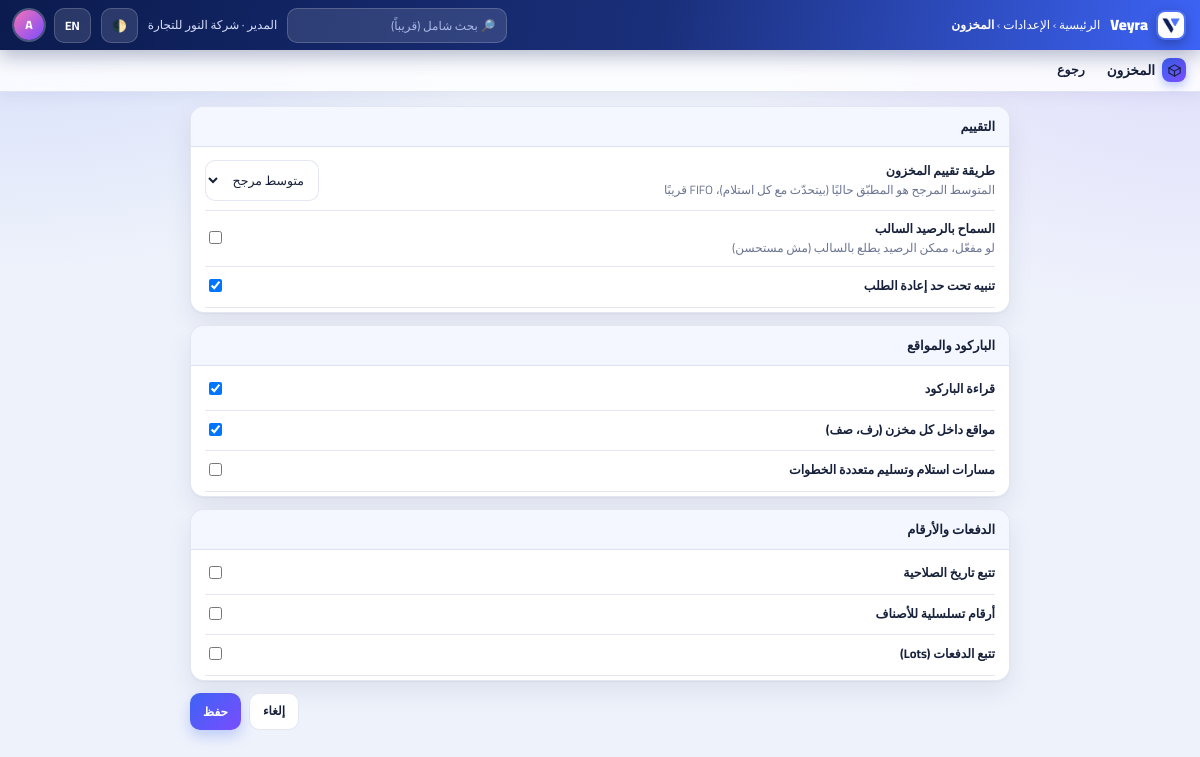
/settings/inventory/ (signed in), run on the app's committed database.
### core/models.py (models this page shows, shortened)
class TimeStampedModel(models.Model):
    created_at = models.DateTimeField(auto_now_add=True)
    updated_at = models.DateTimeField(auto_now=True)
    class Meta:
        abstract = True

class Module(TimeStampedModel):
    CATEGORY = [("main", "رئيسي"), ("sub", "فرعي")]
    code = models.SlugField("الكود", max_length=40, unique=True)
    name = models.CharField("الاسم", max_length=100)
    category = models.CharField("النوع", max_length=10, choices=CATEGORY, default="main")
    parent = models.ForeignKey("self", null=True, blank=True, on_delete=models.SET_NULL, related_name="children")
    depends_on = models.ManyToManyField("self", symmetrical=False, blank=True, related_name="required_by")
    sort = models.PositiveIntegerField(default=0)
    class Meta:
        ordering = ["sort", "name"]

class Company(TimeStampedModel):
    name = models.CharField("اسم الشركة", max_length=150)
    code = models.CharField("كود الشركة", max_length=20, unique=True)
    country = models.CharField("البلد", max_length=2, default="EG")
    currency = models.CharField("العملة", max_length=3, default="EGP")
    version = models.CharField("إصدار النظام", max_length=20, default="2.4.0")
    is_active = models.BooleanField("نشطة", default=True)

### accounts/models.py (models this page shows, shortened)
class User(AbstractUser):
    company = models.ForeignKey("core.Company", null=True, blank=True,
                                on_delete=models.PROTECT, related_name="users")
    is_company_manager = models.BooleanField("مدير الشركة", default=False)
    allowed_modules = models.ManyToManyField("core.Module", blank=True, related_name="users")
    must_change_password = models.BooleanField("لازم يغيّر كلمة المرور", default=False)
    def accessible_codes(self):
        if not self.company_id:
            return set()
        from core.models import CompanyModule
        enabled = set(CompanyModule.objects.filter(company_id=self.company_id, enabled=True)
                      .values_list("module__code", flat=True))
        if self.is_superuser or self.is_company_manager:
            return enabled
        return enabled & set(self.allowed_modules.values_list("code", flat=True))
    def can_access(self, code):
        if self.is_superuser:
            return True

### core/views.py (the view)
# urls.py: path("settings/<slug:code>/", views.settings_module, name="settings_module"),
@module_required("settings")
def settings_module(request, code):
    if not _is_manager(request.user) or code not in SCHEMA:
        raise PermissionDenied
    company = request.user.company
    module = get_object_or_404(Module, code=code)
    if request.method == "POST":
        form = build_form(code, data=request.POST, company=company)
        if form.is_valid():
            save_values(company, code, form.cleaned_data)
            messages.success(request, "تم حفظ الإعدادات")
            return redirect("settings_module", code=code)
    else:
        form = build_form(code, company=company)
    return render(request, "settings_module.html", {"form": form, "groups": grouped(code, form), "module": module, "icon": svg_for(code)})

### core/context_processors.py (called while the page is built)
def module_nav(request):
    user = getattr(request, "user", None)
    match = getattr(request, "resolver_match", None)
    if not user or not user.is_authenticated or not user.company_id or not match:
        return {"subs": []}
    code = URL_MODULE.get(match.url_name)
    if not code:
        return {"subs": []}
    allowed = user.accessible_codes()
    subs = [m for m in Module.objects.filter(parent__code=code) if m.code in allowed]
    return {"subs": subs, "current_module": code}

### core/i18n_dict.py (called while the page is built)
def translate(text, lang):
    if lang == "en":
        return EN.get(text, text)
    return text

### core/icons.py (called while the page is built)
def svg_for(code):
    body = _P.get(code, _FALLBACK)
    return ('<svg viewBox="0 0 24 24" width="26" height="26" fill="none" stroke="currentColor" stroke-width="1.8" '
            'stroke-linecap="round" stroke-linejoin="round" aria-hidden="true">' + body + '</svg>')

### core/templatetags/veyra_i18n.py (called while the page is built)
@register.filter
def tr(value):
    if value is None:
        return ""
    return translate(str(value), get_language())

### core/views.py (called while the page is built)
def _is_manager(user):
    return user.is_superuser or user.is_company_manager

### templates/settings_module.html (shortened to what this page needs)
{% extends "base.html" %}
{% load veyra_i18n %}
{% block crumb %}<a href="{% url 'home' %}">{{ 'الرئيسية'|tr }}</a> › <a href="{% url 'settings_index' %}">{{ 'الإعدادات'|tr }}</a> › <b>{{ module.name|tr }}</b>{% endblock %}
{% block modnav %}
<nav class="modnav">
  <span class="mname"><span class="mico">{{ icon|safe }}</span>{{ module.name|tr }}</span>
  <a href="{% url 'settings_index' %}">{{ 'رجوع'|tr }}</a>
</nav>
{% endblock %}
{% block content %}
<form method="post" style="max-width:820px;margin:0 auto">{% csrf_token %}
  {% for group, fields in groups %}
  <div class="card" style="margin-bottom:12px;padding:0;overflow:hidden">
    <div style="padding:10px 14px;font-weight:900;font-size:13px;background:var(--th);border-bottom:1px solid var(--line)">{{ group|tr }}</div>
    <div style="padding:4px 14px">
      {% for field in fields %}
      <div style="display:flex;align-items:center;justify-content:space-between;gap:12px;padding:9px 0;border-bottom:1px solid var(--line)">
        <div>
          <div style="font-weight:700;font-size:12.5px">{{ field.label|tr }}</div>
          {% if field.help_text %}<div class="muted">{{ field.help_text|tr }}</div>{% endif %}
        </div>
        <div>{{ field }}</div>
      </div>
      {% endfor %}
    </div>
  </div>
  {% endfor %}
  <div style="display:flex;gap:8px;justify-content:flex-end">
    <a class="btn ghost" href="{% url 'settings_index' %}">{{ 'إلغاء'|tr }}</a>
    <button class="btn" type="submit">{{ 'حفظ'|tr }}</button>
  </div>
</form>
{% endblock %}

### templates/base.html (shortened to what this page needs)
{% load static i18n veyra_i18n %}<!DOCTYPE html>
<html lang="{{ request.LANGUAGE_CODE|default:'ar' }}" dir="{% if request.LANGUAGE_CODE == 'en' %}ltr{% else %}rtl{% endif %}" data-theme="light">
<head>
<link rel="stylesheet" href="{% static 'css/app.css' %}">
</head>
<body>
<header class="topbar">
  <a href="{% url 'home' %}" class="brand"><img class="logo" src="{% static 'img/logo.png' %}" alt="Veyra"> Veyra</a>
  <span class="crumb">{% block crumb %}<b>{% if request.LANGUAGE_CODE == 'en' %}Home{% else %}الرئيسية{% endif %}</b>{% endblock %}</span>
  {% if user.is_authenticated %}
  <input class="search" placeholder="🔎 {{ 'بحث شامل (قريباً)'|tr }}" disabled>
  <span class="who">{{ user.get_full_name|default:user.username }}{% if user.company %} · {{ user.company.name }}{% endif %}</span>
  {% endif %}
  <button class="iconbtn" id="theme-btn" type="button" onclick="toggleTheme()" title="dark / light">🌓</button>
  <form class="lang-form" method="post" action="{% url 'set_language' %}">{% csrf_token %}
    <button class="iconbtn" type="submit">{% if request.LANGUAGE_CODE == 'en' %}عربي{% else %}EN{% endif %}</button>
  </form>
  {% if user.is_authenticated %}
  <details class="dd">
    <summary><span class="avatar">{{ user.username|slice:":1"|upper }}</span></summary>
  </details>
  {% else %}
  <a class="btn sm" href="{% url 'login' %}">{{ 'دخول'|tr }}</a>
  {% endif %}
</header>
{% block modnav %}{% endblock %}
<main class="rise">
  {% block content %}{% endblock %}
</main>
</body>
</html>

### static/css/app.css (style rules this page uses)
:root { --navy:#0B1B4F;--navy2:#1A2F7A;--blue:#3D63F5;--violet:#7A4DFF;--text:#16203A;--muted:#6B7592;--line:rgba(120,135,190,.2);--card:#ffffff;--glass:rgba(255,255,255,.82);--bg:#EEF2FB;--th:#F4F7FF;--shadow:0 1px 2px rgba(11,27,79,.05),0 10px 26px rgba(11,27,79,.08);--shadow-lg:0 18px 44px rgba(61,99,245,.2) }
* { box-sizing:border-box }
html,body { width:100%;min-height:100% }
body { margin:0;font-family:"Cairo","Segoe UI",Tahoma,Arial,sans-serif;color:var(--text);background:radial-gradient(900px 520px at 0% -5%,rgba(61,99,245,.16),transparent 60%),radial-gradient(800px 520px at 100% 0%,rgba(122,77,255,.14),transparent 60%),var(--bg);background-attachment:fixed;font-size:13px;line-height:1.5 }
a { color:inherit }
.topbar { position:sticky;top:0;z-index:30;display:flex;align-items:center;gap:10px;height:50px;padding:0 14px;background:linear-gradient(100deg,var(--navy),var(--navy2) 55%,var(--blue));color:#fff;box-shadow:0 6px 20px rgba(11,27,79,.3) }
.topbar a { text-decoration:none;color:#fff }
.brand { display:flex;align-items:center;gap:8px;font-weight:900;font-size:15px }
.brand img.logo { width:30px;height:30px;border-radius:9px;object-fit:contain;background:rgba(255,255,255,.1);padding:2px;box-shadow:0 4px 12px rgba(0,0,0,.25) }
.crumb { color:#BFCBF2;font-size:12px }
.crumb b { color:#fff }
.search { width:220px;background:rgba(255,255,255,.12);border:1px solid rgba(255,255,255,.18);color:#fff;padding:5px 11px;border-radius:10px;font-size:12px;font-family:inherit }
.search::placeholder { color:#A9B8E6 }
.iconbtn { background:rgba(255,255,255,.12);border:1px solid rgba(255,255,255,.18);color:#fff;border-radius:10px;padding:5px 10px;font-size:12px;font-weight:700;cursor:pointer;font-family:inherit }
.who { font-size:12px;color:#D6DEFA }
.avatar { display:inline-flex;width:30px;height:30px;border-radius:50%;background:linear-gradient(135deg,#F472B6,#7A4DFF);align-items:center;justify-content:center;font-weight:800;font-size:12px;box-shadow:0 0 0 2px rgba(255,255,255,.25);cursor:pointer }
details.dd { position:relative }
details.dd>summary { list-style:none;cursor:pointer }
.modnav { display:flex;align-items:center;gap:4px;padding:6px 14px;background:var(--glass);backdrop-filter:blur(12px);border-bottom:1px solid var(--line);position:sticky;top:50px;z-index:25;flex-wrap:wrap;box-shadow:0 4px 14px rgba(11,27,79,.05) }
.mname { display:flex;align-items:center;gap:7px;font-weight:900;font-size:13.5px;margin-inline-end:8px }
.mico { width:24px;height:24px;border-radius:8px;background:linear-gradient(135deg,var(--blue),var(--violet));display:inline-flex;align-items:center;justify-content:center;font-size:12px;box-shadow:0 4px 10px rgba(61,99,245,.35) }
.mico svg { width:15px;height:15px }
.modnav a { padding:5px 10px;border-radius:8px;text-decoration:none;font-weight:700;font-size:12.5px;color:var(--text) }
main { padding:14px 16px 40px;width:100%;margin:0 }
.rise { animation:rise .4s cubic-bezier(.2,.8,.2,1) both }
.btn { display:inline-flex;align-items:center;gap:5px;font-size:12px;font-weight:800;padding:7px 13px;border-radius:10px;border:none;color:#fff;cursor:pointer;background:linear-gradient(135deg,var(--blue),var(--violet));box-shadow:0 6px 14px rgba(61,99,245,.28);font-family:inherit;text-decoration:none;transition:transform .15s,box-shadow .2s }
.btn.ghost { background:var(--card);color:var(--text);border:1px solid var(--line);box-shadow:none }
.card { background:var(--card);border:1px solid var(--line);border-radius:14px;box-shadow:var(--shadow);padding:14px }
.muted { color:var(--muted);font-size:12px }
input,select,textarea { font-family:inherit;font-size:12.5px;padding:7px 10px;border-radius:10px;border:1px solid var(--line);background:var(--card);color:var(--text);outline:none;transition:border-color .2s,box-shadow .2s }
input[type=checkbox] { padding:0;box-shadow:none }
.lang-form { margin:0 }

### data on the page
Module: name|tr "المخزون"
User: get_full_name "المدير", company.name "شركة النور للتجارة", username "A"

### other printed values
{{ 'الرئيسية'|tr }} "الرئيسية"
{{ 'الإعدادات'|tr }} "الإعدادات"
{{ 'رجوع'|tr }} "رجوع"
{{ group|tr }} "التقييم" "الباركود والمواقع" "الدفعات والأرقام"
{{ field.label|tr }} "طريقة تقييم المخزون" "السماح بالرصيد السالب" "تنبيه تحت حد إعادة الطلب" "قراءة الباركود" "مواقع داخل كل مخزن (رف، صف)" "مسارات استلام وتسليم متعددة الخطوات" "تتبع تاريخ الصلاحية" "أرقام تسلسلية للأصناف" "تتبع الدفعات (Lots)"
{{ field.help_text|tr }} "المتوسط المرجح هو المطبّق حاليًا (بيتحدّث مع كل استلام)، FIFO قريبًا" "لو مفعّل، ممكن الرصيد يطلع بالسالب (مش مستحسن)"
{{ 'إلغاء'|tr }} "إلغاء"
{{ 'حفظ'|tr }} "حفظ"
